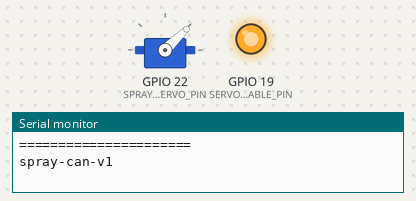
The program below on a simulated ESP32. Shown: servo, output pins drawn as LEDs (lit = HIGH), the last lines printed to the serial monitor. At 3.3 s the program puts the board to deep sleep or switches it off; the recording ends there.

Above: at 0.3 s.
At 1.3 s:
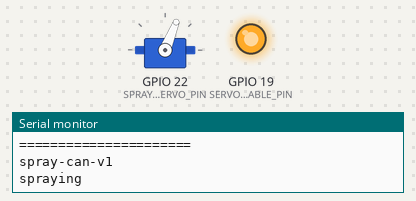
Timing chart, 0 to 3.3 s (numbered marks = the images above):
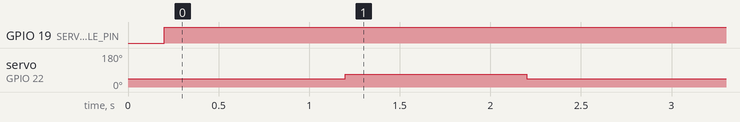

Measured:
- by itself, GPIO 19 (SERVO_ENABLE_PIN): LOW → HIGH at 0.20 s
- by itself, servo on GPIO 22 (SPRAY_SERVO_PIN): 44° → 68° at 1.2 s, → 44° 1.0 s later

The program:

main.cpp
```cpp
#include <Arduino.h>
#include <ESP32_Servo.h>

Servo sprayCan;

#define SPRAY_SERVO_PIN 22
#define SERVO_ENABLE_PIN 19
#define SPRAY_ENABLE_US 1250
#define SPRAY_DISABLE_US 1000
#define SPRAY_DURATION 1000   //Duration in milliseconds

/*
  hibernate - Will go into low power mode. When waking up the program will start from the beginning.
*/
void hibernate(long seconds) {
  //TODO disable servo
  Serial.println("hibernating for " + String(seconds) + " seconds.");
  esp_sleep_enable_timer_wakeup(seconds * 1000L * 1000L);
  esp_deep_sleep_start();
}

void setup() {
  delay(200);
  Serial.begin(115200);
  Serial.println("\n\n\n======================");
  Serial.println("spray-can-v1");
  pinMode(SERVO_ENABLE_PIN, OUTPUT);
  digitalWrite(SERVO_ENABLE_PIN, HIGH);
  sprayCan.attach(SPRAY_SERVO_PIN);
  sprayCan.writeMicroseconds(SPRAY_DISABLE_US);
  delay(1000);
  Serial.println("spraying");
  sprayCan.writeMicroseconds(SPRAY_ENABLE_US);
  delay(SPRAY_DURATION);
  sprayCan.writeMicroseconds(SPRAY_DISABLE_US);
  Serial.println("finsihed spraying");
  delay(1000);
  sprayCan.detach();
  pinMode(SPRAY_SERVO_PIN, OUTPUT);
  digitalWrite(SPRAY_SERVO_PIN, LOW);
  delay(100);
  hibernate(30L*60L);
}

void loop() {}
```
